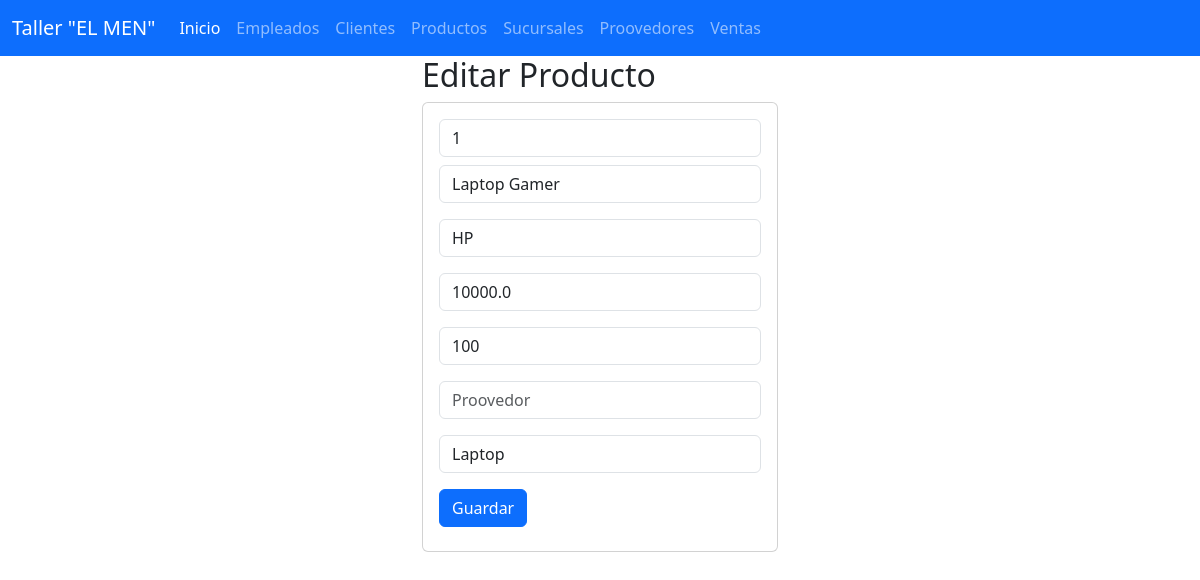
/seleccionarProducto/1, run on the app's committed database.
### Productos_app/models.py (models this page shows, shortened)
class Producto(models.Model):
    Id_Producto = models.PositiveIntegerField(primary_key=True)
    nombre = models.CharField(max_length=100)
    marca = models.CharField(max_length=50)
    precio = models.FloatField()
    cantidad = models.IntegerField()
    proovedor = models.CharField(max_length=50)
    categoria = models.CharField(max_length=100)
    class Meta:
        db_table =  "Productos"
        verbose_name = "Producto"
        verbose_name_plural = "Productos"

### Productos_app/views.py (the view)
# urls.py: path("seleccionarProducto/<Id_Producto>",views.seleccionarProducto,name="seleccionarProducto"),
def seleccionarProducto(request,Id_Producto):
    producto=Producto.objects.get(Id_Producto=Id_Producto)
    return render(request,"editarproducto.html",{"misproductos":producto})

### Productos_app/templates/editarProducto.html
{% extends "base.html" %}
{% block cuerpo %}
<div class="row">
<div class="col-md-4 offset-md-4">
    <h2>Editar Producto</h2>
    <div class="card">
        <div class="card-body">
          <form action="/editarProducto/" method="POST">{% csrf_token %}
            <div class="form-group">
              <input type="text" id="txtid" name="txtid" class='form-control'
              value="{{misproductos.Id_Producto}}" minlength="1" maxlength="6" readonly required>
            </div>
        <div class="form-group py-2">
              <input type="text" id="txtnombre" name="txtnombre" class='form-control'
              placeholder="Precio" value="{{misproductos.nombre}}" maxlength="100" required>
            </div>
        <div class="form-group py-2">
              <input type="text" id="txtmarca" name="txtmarca" class='form-control'
              placeholder="Precio" min="1" max="9" value="{{misproductos.marca}}" required>
            </div>
        <div class="form-group py-2">
              <input type="text" id="txtprecio" name="txtprecio" class='form-control'
              placeholder="Calidad" min="1" max="9" value="{{misproductos.precio}}" required>
            </div>
        <div class="form-group py-2">
              <input type="text" id="txtcantidad" name="txtcantidad" class='form-control'
              placeholder="Recibido" min="1" max="9" value="{{misproductos.cantidad}}" required>
            </div>
        <div class="form-group py-2">
              <input type="text" id="txtproovedor" name="txtproovedor" class='form-control'
              placeholder="Proovedor" min="1" max="9" value="{{misproductos.proovedor}}" required>
            </div>
        <div class="form-group py-2">
              <input type="text" id="txtcategoria" name="txtcategoria" class='form-control'
              placeholder="Cantidad" min="1" max="9" value="{{misproductos.categoria}}" required>
            </div>
            <div class="form-group py-2">
              <button type="submit" class="btn btn-primary">Guardar</button>
            </div>
          </form>
        </div>
      </div>
</div>
</div>
{% endblock %}

### data on the page
Producto: txtid "1", txtnombre "Laptop Gamer", txtmarca "HP", txtprecio "10000.0", txtcantidad "100", txtcategoria "Laptop"
